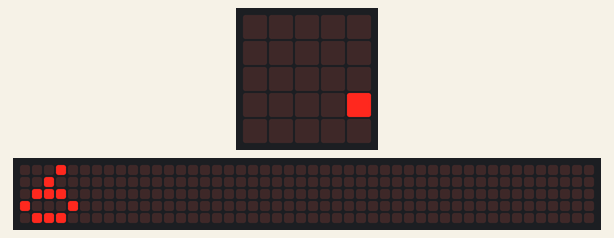
A program run on a simulated BBC micro:bit running MicroPython. Shown: the board's 5×5 LED display, a strip that is not on the board, showing the scrolling text unrolled. The 48×5 strip is a reading aid, not a part: it shows the text the display is scrolling, unrolled, one strip-width of it at a time. At 3.5 s the program stops and its outputs stay as they are.

Above: at 0.07 s.
At 0.82 s:
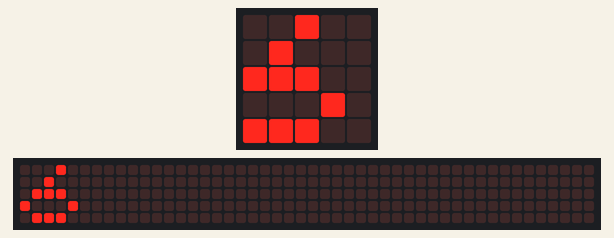
At 1.27 s:
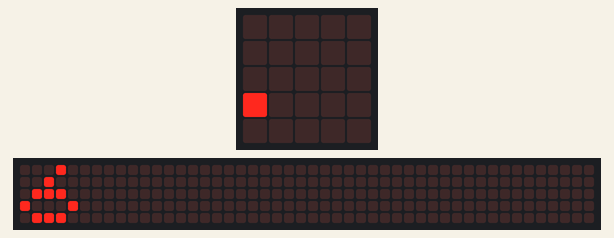
At 1.72 s:
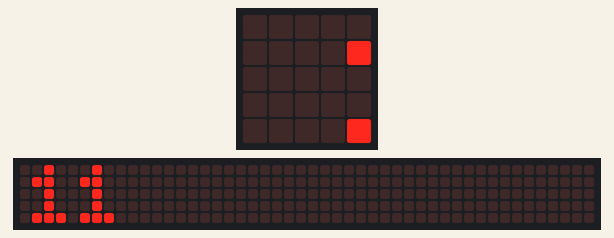
At 2.47 s:
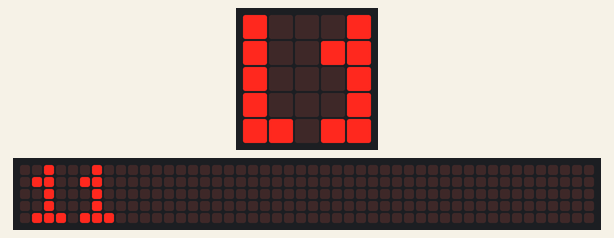
At 3.37 s:
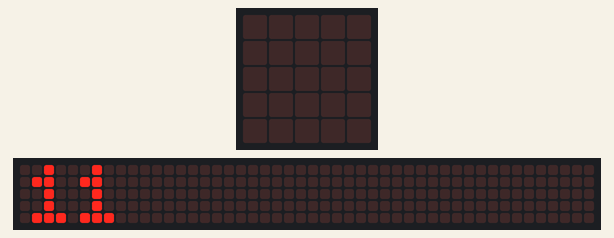

The program:

adding.py
```python
# adding.py

from microbit import *

def add_one(value):
    value = value + 1
    return value

def addTogether(value1, value2):
    result = value1 + value2
    return result

display.scroll(add_one(5))
display.scroll(addTogether(5,6))
```
